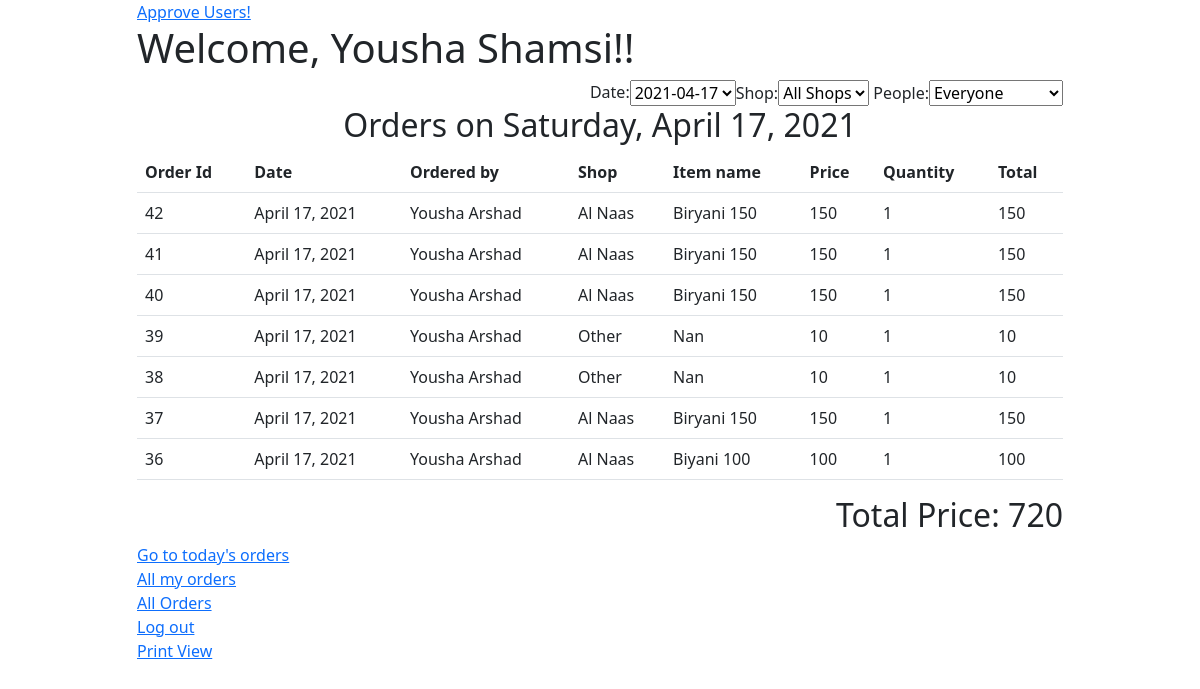
/khana/13 (signed in), run on the app's committed database.
### khana/models.py (models this page shows, shortened)
class Date(models.Model):
    date = models.DateField()

class Order(models.Model):
    quantity = models.IntegerField()
    date_id = models.ForeignKey(Date, on_delete=models.CASCADE, related_name="dates")
    user_id = models.ForeignKey(User, on_delete=models.CASCADE, related_name="users")
    item_id = models.ForeignKey(FoodItem, on_delete=models.DO_NOTHING, related_name="foods")

class FoodItem(models.Model):
    name = models.CharField(max_length=64)
    price = models.IntegerField()
    shop = models.ForeignKey(Shop, on_delete=models.CASCADE, related_name="shops")

class Shop(models.Model):
    name = models.CharField(max_length=64)
    def __str__(self):
        return f'{self.name}'

### khana/views.py (the view, shortened to what this page needs)
# urls.py: path('', khana.views.index),
def index(request, date_id=None):
    if not request.user.is_authenticated:
        return HttpResponseRedirect(reverse('login'))
    if date_id:
        today = datetime.datetime.now().date()
        if Date.objects.filter(date=today).exists():
            date_object = Date.objects.get(date=today)
        else:
            date_object = Date(date=today)
            date_object.save()
        today_id = date_object.id
        if Date.objects.filter(pk=date_id).exists():
            date_object = Date.objects.get(pk=date_id)
            is_today = today == date_object.date
        else:
            return HttpResponseRedirect(reverse('table', args=[date_object.id]))
        date_form = SelectDateForm(default_date=date_object.date)
        all_orders = False
        dates_orders = Order.objects.filter(date_id=date_object)
        date = date_object.date
    people_disabled = False
    if not request.user.is_staff:
        dates_orders = dates_orders.filter(user_id=request.user)
        people_disabled = True
    dates_items = dates_orders.values_list('item_id_id', flat=True).distinct()
    dates_shops = FoodItem.objects.all().filter(id__in=dates_items).values_list('shop_id', flat=True).distinct()
    shops = Shop.objects.filter(pk__in=dates_shops)
    dates_people = dates_orders.values_list('user_id_id', flat=True).distinct()
    peoples = User.objects.filter(pk__in=dates_people)
    sum_price = sum(o.item_id.price*o.quantity for o in dates_orders)
    return render(request, 'khana/index.html', {
        'today_id': today_id,
        'date': date,
        'orders': dates_orders.order_by('-pk'),
        'sum': sum_price,
        'date_form': date_form,
        'is_today': is_today,
        'all_orders': all_orders,
        'filter_form': FilterShopAndPersonForm(shops=shops, peoples=peoples, people_disabled=people_disabled),
    })

### khana/views.py
class SelectDateForm(forms.Form):
    def __init__(self, *args, default_date=None, **kwargs):
        super(SelectDateForm, self).__init__(*args, **kwargs)
        if default_date:
            print(default_date)
            all_dates = Date.objects.exclude(date=default_date).order_by('-date')
            initial_date = Date.objects.get(date=default_date)
            CHOICES_DATE = [(initial_date.id, f'{initial_date.date}')]
            OTHER_DATE = [(date.id, f'{date.date}') for date in all_dates]
            CHOICES_DATE += OTHER_DATE
            CHOICES_DATE += [(0, 'All Dates')]
            CHOICES_DATE = tuple(CHOICES_DATE)
        else:
            all_dates = Date.objects.all().order_by('-date')
            CHOICES_DATE = [(0, 'All Dates')]
            OTHER_DATE = [(date.id, f'{date.date}') for date in all_dates]
            CHOICES_DATE += OTHER_DATE
            CHOICES_DATE = tuple(CHOICES_DATE)
        self.fields['id'] = forms.ChoiceField(choices=CHOICES_DATE, label='Date')
        self.fields['id'].widget.attrs.update({'id': 'date_selector', 'onchange': 'myDateFunction()'})

### khana/templatetags/khana_square.py (called while the page is built)
def date_to_day(value):
    return value.strftime("%A")

def multiply(value, number):
    return value*number

### khana/templates/khana/index.html (shortened to what this page needs)
{% extends "khana/layout.html" %}
{% load khana_square %}
{% block body %}
    {% if request.user.is_superuser %}
    <a href="{% url 'approve' %}">Approve Users!</a>
    {% endif %}
    <h1>Welcome, {{ request.user.first_name }} {{ request.user.last_name }}!!</h1>
    <div class="d-flex justify-content-end">
        {{ date_form }}
    <form id="filter_form" action="{% url 'filtered_index' %}" method="post">
        {{ filter_form }}
    </form>
    </div>
    {% if orders %}
    {% if not all_orders %}
        {% if is_today %}
            <h2 class="text-center">Today's Orders- {{ date|date_to_day }}, {{ date }}</h2>
        {% else %}
            <h2 class="text-center">Orders on {{ date|date_to_day }}, {{ date }} </h2>
        {% endif %}
    {% else %}
        <h2 class="text-center">All Orders</h2>
    {% endif %}
    <table class="table" id="orders_table">
        <tr>
            <th>Order Id</th>
            <th>Date</th>
            <th>Ordered by</th>
            <th>Shop</th>
            <th>Item name</th>
            <th>Price</th>
            <th>Quantity</th>
            <th>Total</th>
        </tr>
            {% for order in orders %}
            <tr>
                <td>{{ order.id }}</td>
                <td>{{ order.date_id.date }}</td>
                <td>{{ order.user_id.first_name }} {{ order.user_id.last_name }}</td>
                <td>{{ order.item_id.shop }}</td>
                <td>{{ order.item_id.name }}</td>
                <td>{{ order.item_id.price }}</td>
                <td>{{ order.quantity }}</td>
                <td>{{ order.item_id.price|multiply:order.quantity }}</td>
            </tr>
            {% endfor %}
    </table>
    <h2 style="text-align: right">Total Price: {{ sum }}</h2>
    {% else %}
    <h4>No Orders</h4>
    {% endif %}
    {% if not is_today %}
        <a href="{% url 'index' %}{{ today_id }}">Go to today's orders</a>
    {% endif %}
    {% if request.user.is_staff %}
    <br>
    <a href="{% url 'all_my_orders' %}">All my orders</a>
    {% endif %}
    <br>
    {% if not all_orders %}
    <a href="{% url 'index' %}">All Orders</a>
    <br>
    {% endif %}
    <a href="{% url 'logout' %}">Log out</a>
    {% if request.user.is_staff %}
    <div>
    <a href="{% url 'print_orders' %}">Print View</a>
    </div>
    {% endif %}
{% endblock %}

### data on the page
Date: date "Saturday", date "April 17, 2021"
Order: id "42", date_id "April 17, 2021", user_id.first_name "Yousha", user_id.last_name "Arshad", item_id.shop "Al Naas", item_id.name "Biryani 150", item_id.price "150", quantity "1", item_id.price|multiply "150"
Order: id "41", date_id "April 17, 2021", user_id.first_name "Yousha", user_id.last_name "Arshad", item_id.shop "Al Naas", item_id.name "Biryani 150", item_id.price "150", quantity "1", item_id.price|multiply "150"
Order: id "40", date_id "April 17, 2021", user_id.first_name "Yousha", user_id.last_name "Arshad", item_id.shop "Al Naas", item_id.name "Biryani 150", item_id.price "150", quantity "1", item_id.price|multiply "150"
Order: id "39", date_id "April 17, 2021", user_id.first_name "Yousha", user_id.last_name "Arshad", item_id.shop "Other", item_id.name "Nan", item_id.price "10", quantity "1", item_id.price|multiply "10"
Order: id "38", date_id "April 17, 2021", user_id.first_name "Yousha", user_id.last_name "Arshad", item_id.shop "Other", item_id.name "Nan", item_id.price "10", quantity "1", item_id.price|multiply "10"
Order: id "37", date_id "April 17, 2021", user_id.first_name "Yousha", user_id.last_name "Arshad", item_id.shop "Al Naas", item_id.name "Biryani 150", item_id.price "150", quantity "1", item_id.price|multiply "150"
Order: id "36", date_id "April 17, 2021", user_id.first_name "Yousha", user_id.last_name "Arshad", item_id.shop "Al Naas", item_id.name "Biyani 100", item_id.price "100", quantity "1", item_id.price|multiply "100"

### other printed values
{{ request.user.first_name }} "Yousha"
{{ request.user.last_name }} "Shamsi"
{{ sum }} "720"
